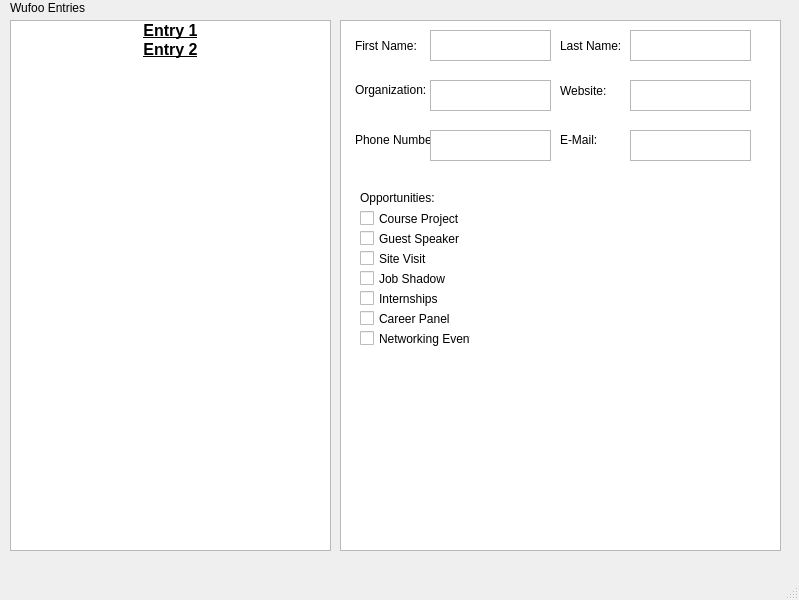
<?xml version="1.0" encoding="UTF-8"?>
<ui version="4.0">
 <class>MainWindow</class>
 <widget class="QMainWindow" name="MainWindow">
  <property name="geometry">
   <rect>
    <x>0</x>
    <y>0</y>
    <width>799</width>
    <height>600</height>
   </rect>
  </property>
  <property name="windowTitle">
   <string>MainWindow</string>
  </property>
  <widget class="QWidget" name="centralwidget">
   <widget class="QTableWidget" name="Wufoo_information_widget">
    <property name="geometry">
     <rect>
      <x>340</x>
      <y>20</y>
      <width>441</width>
      <height>531</height>
     </rect>
    </property>
    <property name="showGrid">
     <bool>true</bool>
    </property>
   </widget>
   <widget class="QLabel" name="wufoo_entries">
    <property name="geometry">
     <rect>
      <x>10</x>
      <y>0</y>
      <width>81</width>
      <height>16</height>
     </rect>
    </property>
    <property name="styleSheet">
     <string notr="true">font: 75 8pt &quot;MS Shell Dlg 2&quot;;</string>
    </property>
    <property name="text">
     <string>Wufoo Entries</string>
    </property>
   </widget>
   <widget class="QListWidget" name="Entry_list_widget">
    <property name="geometry">
     <rect>
      <x>10</x>
      <y>20</y>
      <width>321</width>
      <height>531</height>
     </rect>
    </property>
    <item>
     <property name="text">
      <string>Entry 1</string>
     </property>
     <property name="font">
      <font>
       <pointsize>12</pointsize>
       <weight>75</weight>
       <italic>false</italic>
       <bold>true</bold>
       <underline>true</underline>
      </font>
     </property>
     <property name="textAlignment">
      <set>AlignCenter</set>
     </property>
    </item>
    <item>
     <property name="text">
      <string>Entry 2</string>
     </property>
     <property name="font">
      <font>
       <pointsize>12</pointsize>
       <weight>75</weight>
       <bold>true</bold>
       <underline>true</underline>
      </font>
     </property>
     <property name="textAlignment">
      <set>AlignCenter</set>
     </property>
    </item>
   </widget>
   <widget class="QLabel" name="First_name_label">
    <property name="geometry">
     <rect>
      <x>355</x>
      <y>30</y>
      <width>61</width>
      <height>31</height>
     </rect>
    </property>
    <property name="text">
     <string>First Name:</string>
    </property>
   </widget>
   <widget class="QLabel" name="Last_name_label">
    <property name="geometry">
     <rect>
      <x>560</x>
      <y>30</y>
      <width>61</width>
      <height>31</height>
     </rect>
    </property>
    <property name="text">
     <string>Last Name:</string>
    </property>
   </widget>
   <widget class="QLabel" name="Organization_label">
    <property name="geometry">
     <rect>
      <x>355</x>
      <y>80</y>
      <width>91</width>
      <height>20</height>
     </rect>
    </property>
    <property name="text">
     <string>Organization:</string>
    </property>
   </widget>
   <widget class="QLabel" name="Email_label">
    <property name="geometry">
     <rect>
      <x>560</x>
      <y>130</y>
      <width>41</width>
      <height>20</height>
     </rect>
    </property>
    <property name="text">
     <string>E-Mail:</string>
    </property>
   </widget>
   <widget class="QTextBrowser" name="First_name_textbox">
    <property name="geometry">
     <rect>
      <x>430</x>
      <y>30</y>
      <width>121</width>
      <height>31</height>
     </rect>
    </property>
   </widget>
   <widget class="QCheckBox" name="Course_project">
    <property name="geometry">
     <rect>
      <x>360</x>
      <y>210</y>
      <width>101</width>
      <height>17</height>
     </rect>
    </property>
    <property name="text">
     <string>Course Project</string>
    </property>
   </widget>
   <widget class="QCheckBox" name="Guest_speaker">
    <property name="geometry">
     <rect>
      <x>360</x>
      <y>230</y>
      <width>101</width>
      <height>17</height>
     </rect>
    </property>
    <property name="text">
     <string>Guest Speaker</string>
    </property>
   </widget>
   <widget class="QTextBrowser" name="Last_name_textbox">
    <property name="geometry">
     <rect>
      <x>630</x>
      <y>30</y>
      <width>121</width>
      <height>31</height>
     </rect>
    </property>
   </widget>
   <widget class="QTextBrowser" name="Organization_textbox">
    <property name="geometry">
     <rect>
      <x>430</x>
      <y>80</y>
      <width>121</width>
      <height>31</height>
     </rect>
    </property>
   </widget>
   <widget class="QTextBrowser" name="Email_textbox">
    <property name="geometry">
     <rect>
      <x>630</x>
      <y>130</y>
      <width>121</width>
      <height>31</height>
     </rect>
    </property>
   </widget>
   <widget class="QLabel" name="Website_label">
    <property name="geometry">
     <rect>
      <x>560</x>
      <y>80</y>
      <width>91</width>
      <height>21</height>
     </rect>
    </property>
    <property name="text">
     <string>Website:</string>
    </property>
   </widget>
   <widget class="QLabel" name="Phone_number_label">
    <property name="geometry">
     <rect>
      <x>355</x>
      <y>130</y>
      <width>81</width>
      <height>20</height>
     </rect>
    </property>
    <property name="text">
     <string>Phone Number:</string>
    </property>
   </widget>
   <widget class="QTextBrowser" name="Phone_number_textbox">
    <property name="geometry">
     <rect>
      <x>430</x>
      <y>130</y>
      <width>121</width>
      <height>31</height>
     </rect>
    </property>
   </widget>
   <widget class="QTextBrowser" name="Website_textbox">
    <property name="geometry">
     <rect>
      <x>630</x>
      <y>80</y>
      <width>121</width>
      <height>31</height>
     </rect>
    </property>
   </widget>
   <widget class="QCheckBox" name="Site_visit">
    <property name="geometry">
     <rect>
      <x>360</x>
      <y>250</y>
      <width>101</width>
      <height>17</height>
     </rect>
    </property>
    <property name="text">
     <string>Site Visit</string>
    </property>
   </widget>
   <widget class="QCheckBox" name="Job_shadow">
    <property name="geometry">
     <rect>
      <x>360</x>
      <y>270</y>
      <width>101</width>
      <height>17</height>
     </rect>
    </property>
    <property name="text">
     <string>Job Shadow</string>
    </property>
   </widget>
   <widget class="QCheckBox" name="Internships">
    <property name="geometry">
     <rect>
      <x>360</x>
      <y>290</y>
      <width>101</width>
      <height>17</height>
     </rect>
    </property>
    <property name="text">
     <string>Internships</string>
    </property>
   </widget>
   <widget class="QCheckBox" name="Career_panel">
    <property name="geometry">
     <rect>
      <x>360</x>
      <y>310</y>
      <width>101</width>
      <height>17</height>
     </rect>
    </property>
    <property name="text">
     <string>Career Panel</string>
    </property>
   </widget>
   <widget class="QCheckBox" name="Networking_event">
    <property name="enabled">
     <bool>true</bool>
    </property>
    <property name="geometry">
     <rect>
      <x>360</x>
      <y>330</y>
      <width>111</width>
      <height>17</height>
     </rect>
    </property>
    <property name="text">
     <string>Networking Event</string>
    </property>
   </widget>
   <widget class="QLabel" name="Opportunities_label">
    <property name="geometry">
     <rect>
      <x>360</x>
      <y>190</y>
      <width>81</width>
      <height>16</height>
     </rect>
    </property>
    <property name="text">
     <string>Opportunities:</string>
    </property>
   </widget>
  </widget>
  <widget class="QMenuBar" name="menubar">
   <property name="geometry">
    <rect>
     <x>0</x>
     <y>0</y>
     <width>799</width>
     <height>21</height>
    </rect>
   </property>
  </widget>
  <widget class="QStatusBar" name="statusbar"/>
 </widget>
 <resources/>
 <connections/>
</ui>
